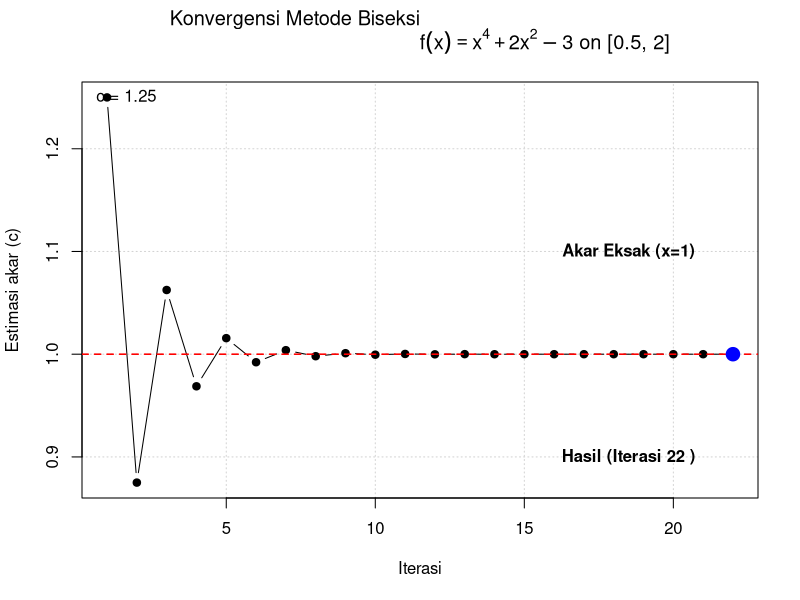

Write R code to recreate this figure.
bisection <- function(f, a, b, tol = 1e-6, max_iter = 100) {
  if (f(a) * f(b) > 0) {
    stop("Interval tidak mengandung perubahan tanda.")
  }
  
  tabel <- data.frame()
  
  for (i in 1:max_iter) {
    c <- (a + b) / 2
    fc <- f(c)
    
    tabel <- rbind(
      tabel,
      data.frame(
        iterasi = i,
        a = a,
        b = b,
        c = c,
        f_c = fc,
        error = abs(b - a)
      )
    )
    
    if (abs(b - a) < tol || abs(fc) < tol) {
      break
    }
    
    if (f(a) * fc < 0) {
      b <- c
    } else {
      a <- c
    }
  }
  
  return(list(akar = c, tabel = tabel))
}


f <- function(x) {
  return(x^4 + 2*x^2 - 3)
}


hasil_biseksi <- bisection(
  f = f, 
  a = 0.5,
  b = 2
)


hasil <- hasil_biseksi$tabel


plot(
  hasil$iterasi, hasil$c,
  type = "b",
  pch = 19,
  col = "black",
  xlab = "Iterasi",
  ylab = "Estimasi akar (c)",
  main = expression(paste("Konvergensi Metode Biseksi\n", f(x) == x^4 + 2*x^2 - 3, " on [0.5, 2]")),
  panel.first = grid()
)


abline(h = hasil_biseksi$akar, col = "red", lty = 2, lwd = 1.5)
text(0.3, 1.25, "c = 1.25", pos = 4)
points(max(hasil$iterasi), hasil_biseksi$akar, col = "blue", pch = 19, cex = 1.8)
text(18.5, 1.1, "Akar Eksak (x=1)", col = "black", font = 2)
text(18.5, 0.9, paste("Hasil (Iterasi", max(hasil$iterasi), ")"), col = "black", font = 2)
